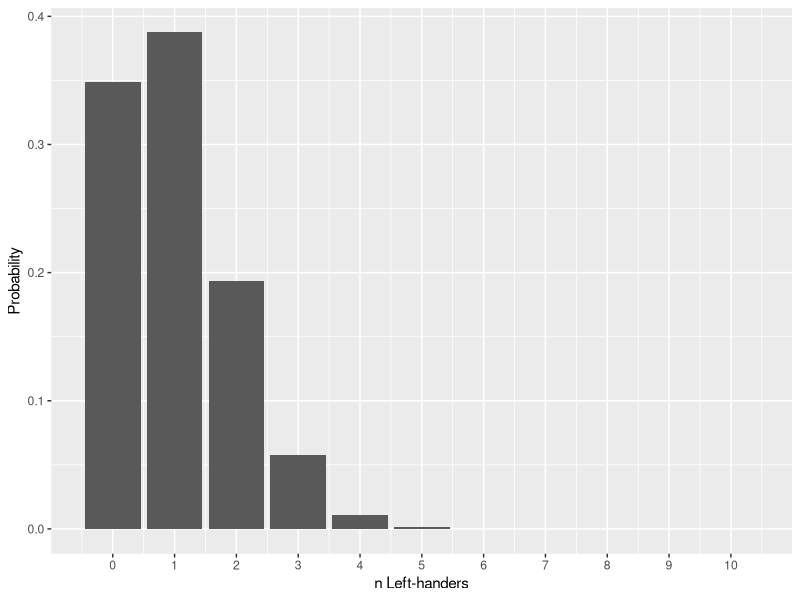

Recreate this plot in R.
## ---- chunk 1
library(tidyverse)
library(readxl)
library(cowplot)
## ---- chunk 2
((0.999) * 1.3e-4) /
  ((0.999 * 1.3e-4) + ((1 - 0.9999) * (1 - 1.3e-4)))
## ---- chunk 3
choose(69, 5)
choose(26, 1)
choose(69, 5) * choose(26, 1)
## ---- chunk 4
0.488 ^ 4
dbinom(4, 4, 0.488)
## ---- chunk 5
M <- data_frame(Lefties = 0:10,
                Probability = dbinom(0:10, 10, prob = 0.1))
ggplot(M, aes(Lefties, Probability)) + 
  geom_bar(stat = "identity") +
  xlab("n Left-handers") +
  scale_x_continuous(breaks = seq(0, 10, by = 1))
